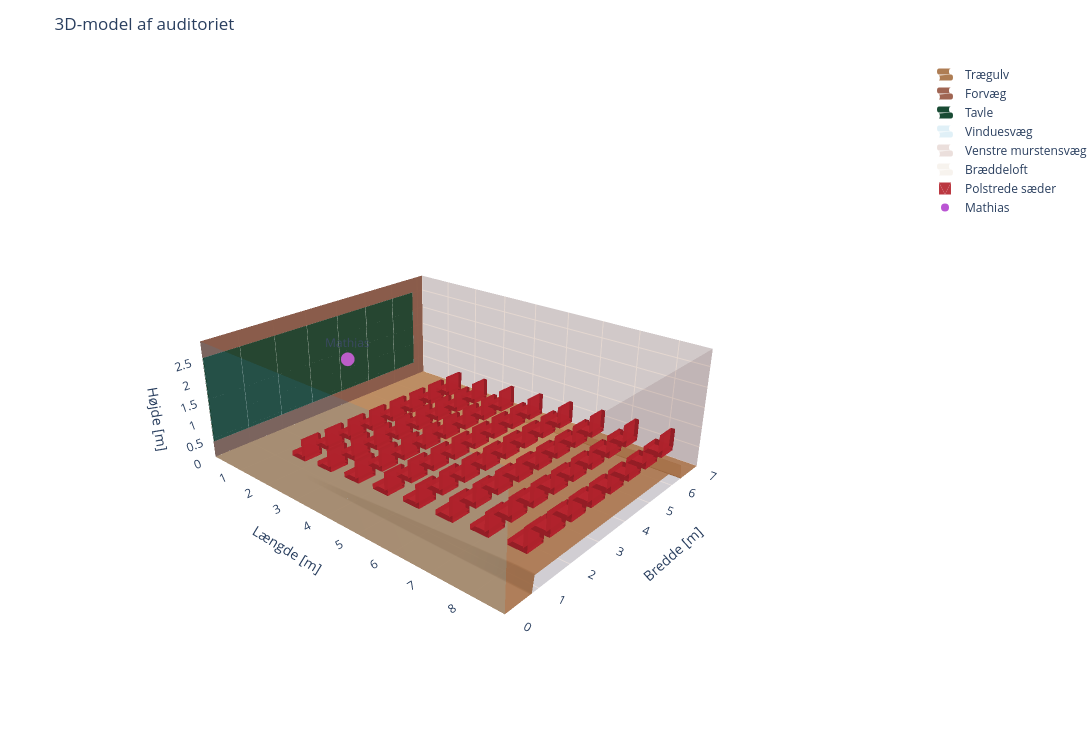

This figure's notebook cell:
### Code cell
import numpy as np
import plotly.graph_objects as go

# Mål på lokalet 

room_length = 8.80
room_width = 7.20
room_height = 2.92

professor_area_length = 1.60

number_of_rows = 8
seats_per_row = 8

row_depth = (
    room_length - professor_area_length
) / number_of_rows

aisle_width = 0.80

lowest_ear_height = 0.85
highest_ear_height = 1.22

floor_rise = (
    highest_ear_height
    - lowest_ear_height
)

seat_width = 0.50
seat_depth = 0.50

# Hældning af gulvet 

first_row_x = (
    professor_area_length
    + 0.5 * row_depth
)

last_row_x = (
    professor_area_length
    + (number_of_rows - 0.5) * row_depth
)


def floor_height(x_value, y_value):
    """
    Fladt gulv foran og i sidegangene.

    Det centrale sædeområde hælder jævnt
    op mod bagvæggen.
    """

    x_value = np.asarray(x_value)
    y_value = np.asarray(y_value)

    x_value, y_value = np.broadcast_arrays(
        x_value,
        y_value
    )

    height = np.zeros(
        x_value.shape,
        dtype=float
    )

    inside_seating_width = (
        (y_value >= aisle_width)
        & (
            y_value
            <= room_width - aisle_width
        )
    )

    behind_professor = (
        x_value >= professor_area_length
    )

    inside_seating_area = (
        inside_seating_width
        & behind_professor
    )

    slope_position = (
        x_value - first_row_x
    ) / (
        last_row_x - first_row_x
    )

    slope_position = np.clip(
        slope_position,
        0.0,
        1.0
    )

    height[inside_seating_area] = (
        floor_rise
        * slope_position[inside_seating_area]
    )

    return height

# Placering af sæder 

row_x_positions = np.linspace(
    first_row_x,
    last_row_x,
    number_of_rows
)

row_floor_heights = np.linspace(
    0.0,
    floor_rise,
    number_of_rows
)

seat_y_positions = np.linspace(
    aisle_width + 0.35,
    room_width - aisle_width - 0.35,
    seats_per_row
)

seat_positions = []

for row in range(number_of_rows):
    for seat_y in seat_y_positions:
        seat_positions.append([
            row_x_positions[row],
            seat_y,
            row_floor_heights[row]
        ])

seat_positions = np.asarray(
    seat_positions
)

# Professor position 

professor_position = np.array([
    0.80,
    room_width / 2,
    1.65
])

# Figur 

room_figure = go.Figure()


# Gulvet - med hældning

floor_x = np.linspace(
    0,
    room_length,
    150
)

floor_y = np.linspace(
    0,
    room_width,
    120
)

Floor_X, Floor_Y = np.meshgrid(
    floor_x,
    floor_y,
    indexing="ij"
)

Floor_Z = floor_height(
    Floor_X,
    Floor_Y
)

room_figure.add_trace(
    go.Surface(
        x=Floor_X,
        y=Floor_Y,
        z=Floor_Z,

        surfacecolor=np.zeros_like(
            Floor_Z
        ),

        colorscale=[
            [0, "rgb(166, 112, 66)"],
            [1, "rgb(166, 112, 66)"]
        ],

        showscale=False,
        opacity=0.90,

        name="Trægulv",
        showlegend=True
    )
)

# Murstensvæg med tavle der kommer senere

front_wall_y = np.linspace(
    0,
    room_width,
    40
)

front_wall_z = np.linspace(
    0,
    room_height,
    30
)

Front_Y, Front_Z = np.meshgrid(
    front_wall_y,
    front_wall_z
)

Front_X = np.zeros_like(
    Front_Y
)

room_figure.add_trace(
    go.Surface(
        x=Front_X,
        y=Front_Y,
        z=Front_Z,

        surfacecolor=np.zeros_like(
            Front_X
        ),

        colorscale=[
            [0, "rgb(150, 85, 65)"],
            [1, "rgb(150, 85, 65)"]
        ],

        showscale=False,
        opacity=0.90,

        name="Forvæg",
        showlegend=True
    )
)

# Tavlen med væg rundt om 

wall_border = 0.40

chalkboard_y_min = 0.0

chalkboard_y_max = (
    room_width - wall_border
)

chalkboard_z_min = wall_border

chalkboard_z_max = (
    room_height - wall_border
)

board_y = np.linspace(
    chalkboard_y_min,
    chalkboard_y_max,
    40
)

board_z = np.linspace(
    chalkboard_z_min,
    chalkboard_z_max,
    25
)

Board_Y, Board_Z = np.meshgrid(
    board_y,
    board_z
)

# Tavlen flyttes 5 mm ind i lokalet, så Plotly viser den foran murstensvæggen

Board_X = np.full_like(
    Board_Y,
    0.005
)

room_figure.add_trace(
    go.Surface(
        x=Board_X,
        y=Board_Y,
        z=Board_Z,

        surfacecolor=np.zeros_like(
            Board_X
        ),

        colorscale=[
            [0, "rgb(25, 75, 52)"],
            [1, "rgb(25, 75, 52)"]
        ],

        showscale=False,
        opacity=1.0,

        name="Tavle",
        showlegend=True
    )
)

# Væg med vinduer 

window_x = np.linspace(
    0,
    room_length,
    50
)

window_z = np.linspace(
    0,
    room_height,
    25
)

Window_X, Window_Z = np.meshgrid(
    window_x,
    window_z
)

Window_Y = np.zeros_like(
    Window_X,
)

room_figure.add_trace(
    go.Surface(
        x=Window_X,
        y=Window_Y,
        z=Window_Z,

        surfacecolor=np.zeros_like(
            Window_X
        ),

        colorscale=[
            [0, "rgb(120, 190, 220)"],
            [1, "rgb(120, 190, 220)"]
        ],

        showscale=False,
        opacity=0.22,

        name="Vinduesvæg",
        showlegend=True
    )
)

# Venstre væg

left_wall_x = np.linspace(
    0,
    room_length,
    50
)

left_wall_z = np.linspace(
    0,
    room_height,
    25
)

Left_X, Left_Z = np.meshgrid(
    left_wall_x,
    left_wall_z
)

Left_Y = np.full_like(
    Left_X, 
    room_width
)

room_figure.add_trace(
    go.Surface(
        x=Left_X,
        y=Left_Y,
        z=Left_Z,

        surfacecolor=np.zeros_like(
            Left_X
        ),

        colorscale=[
            [0, "rgb(150, 85, 65)"],
            [1, "rgb(150, 85, 65)"]
        ],

        showscale=False,
        opacity=0.18,

        name="Venstre murstensvæg",
        showlegend=True
    )
)

# Bagvæg 

back_wall_y = np.linspace(
    0,
    room_width,
    40
)

back_wall_z = np.linspace(
    0,
    room_height,
    25
)

Back_Y, Back_Z = np.meshgrid(
    back_wall_y,
    back_wall_z
)

Back_X = np.full_like(
    Back_Y,
    room_length
)

room_figure.add_trace(
    go.Surface(
        x=Back_X,
        y=Back_Y,
        z=Back_Z,

        surfacecolor=np.zeros_like(
            Back_X
        ),

        colorscale=[
            [0, "rgb(150, 85, 65)"],
            [1, "rgb(150, 85, 65)"]
        ],

        showscale=False,
        opacity=0.18,

        name="Bagvæg",
        showlegend=False
    )
)

# Loft - gennemsigtigt 

ceiling_x = np.linspace(
    0,
    room_length,
    50
)

ceiling_y = np.linspace(
    0,
    room_width,
    40
)

Ceiling_X, Ceiling_Y = np.meshgrid(
    ceiling_x,
    ceiling_y
)

Ceiling_Z = np.full_like(
    Ceiling_X,
    room_height
)

room_figure.add_trace(
    go.Surface(
        x=Ceiling_X,
        y=Ceiling_Y,
        z=Ceiling_Z,

        surfacecolor=np.zeros_like(
            Ceiling_X
        ),

        colorscale=[
            [0, "rgb(188, 145, 95)"],
            [1, "rgb(188, 145, 95)"]
        ],

        showscale=False,
        opacity=0.10,

        name="Bræddeloft",
        showlegend=True
    )
)

# Funktion til boxsæder

vertices = []

triangles_i = []
triangles_j = []
triangles_k = []


def add_box(
    center_x,
    center_y,
    bottom_z,
    size_x,
    size_y,
    size_z
):
    start_index = len(vertices)

    x_min = center_x - size_x / 2
    x_max = center_x + size_x / 2

    y_min = center_y - size_y / 2
    y_max = center_y + size_y / 2

    z_min = bottom_z
    z_max = bottom_z + size_z

    vertices.extend([
        [x_min, y_min, z_min],
        [x_max, y_min, z_min],
        [x_max, y_max, z_min],
        [x_min, y_max, z_min],

        [x_min, y_min, z_max],
        [x_max, y_min, z_max],
        [x_max, y_max, z_max],
        [x_min, y_max, z_max]
    ])

    faces = [
        (0, 1, 2),
        (0, 2, 3),

        (4, 6, 5),
        (4, 7, 6),

        (0, 4, 5),
        (0, 5, 1),

        (1, 5, 6),
        (1, 6, 2),

        (2, 6, 7),
        (2, 7, 3),

        (3, 7, 4),
        (3, 4, 0)
    ]

    for face in faces:
        triangles_i.append(
            start_index + face[0]
        )

        triangles_j.append(
            start_index + face[1]
        )

        triangles_k.append(
            start_index + face[2]
        )

# Polstrede sæder

for seat_x, seat_y, seat_floor_z in seat_positions:

    # Siddeflade
    add_box(
        center_x=seat_x,
        center_y=seat_y,
        bottom_z=seat_floor_z + 0.32,
        size_x=0.45,
        size_y=0.50,
        size_z=0.12
    )

    # Ryglæn
    add_box(
        center_x=seat_x + 0.18,
        center_y=seat_y,
        bottom_z=seat_floor_z + 0.40,
        size_x=0.10,
        size_y=0.50,
        size_z=0.45
    )


vertices = np.asarray(
    vertices
)

room_figure.add_trace(
    go.Mesh3d(
        x=vertices[:, 0],
        y=vertices[:, 1],
        z=vertices[:, 2],

        i=triangles_i,
        j=triangles_j,
        k=triangles_k,

        color="rgb(180, 35, 45)",
        opacity=0.90,

        flatshading=True,

        name="Polstrede sæder",
        showlegend=True
    )
)

# 15. Mathias 

room_figure.add_trace(
    go.Scatter3d(
        x=[professor_position[0]],
        y=[professor_position[1]],
        z=[professor_position[2]],

        mode="markers+text",

        marker=dict(
            size=8,
            color="mediumorchid",
            symbol="circle"
        ),

        text=["Mathias"],
        textposition="top center",

        name="Mathias"
    )
)

# Figur

room_figure.update_layout(
    title="3D-model af auditoriet",

    scene=dict(
        xaxis=dict(
            title="Længde [m]",
            range=[0, room_length]
        ),

        yaxis=dict(
            title="Bredde [m]",
            range=[0, room_width]
        ),

        zaxis=dict(
            title="Højde [m]",
            range=[0, room_height]
        ),

        aspectmode="manual",

        aspectratio=dict(
            x=room_length / room_width,
            y=1,
            z=room_height / room_width
        ),

        camera=dict(
            eye=dict(
                x=1.6,
                y=-1.8,
                z=1.1
            )
        )
    ),

    width=1100,
    height=750,

    margin=dict(
        l=0,
        r=0,
        b=0,
        t=60
    )
)
    
room_figure.show()

### Figure 1 — Plotly figure (JSON) as saved in the notebook; plotly's stock layout.template omitted (floating-point values rounded to 4 significant figures; data arrays with more than 128 entries replaced by an {"elided": "..."} marker saying what was removed)
{"data": [{"colorscale": [[0, "rgb(166, 112, 66)"], [1, "rgb(166, 112, 66)"]], "name": "Trægulv", "opacity": 0.9, "showlegend": true, "showscale": false, "surfacecolor": {"elided": "150x120 int values"}, "type": "surface", "x": {"elided": "150x120 float values"}, "y": {"elided": "150x120 float values"}, "z": {"elided": "150x120 float values"}}, {"colorscale": [[0, "rgb(150, 85, 65)"], [1, "rgb(150, 85, 65)"]], "name": "Forvæg", "opacity": 0.9, "showlegend": true, "showscale": false, "surfacecolor": {"elided": "30x40 int values"}, "type": "surface", "x": {"elided": "30x40 int values"}, "y": {"elided": "30x40 float values"}, "z": {"elided": "30x40 float values"}}, {"colorscale": [[0, "rgb(25, 75, 52)"], [1, "rgb(25, 75, 52)"]], "name": "Tavle", "opacity": 1, "showlegend": true, "showscale": false, "surfacecolor": {"elided": "25x40 int values"}, "type": "surface", "x": {"elided": "25x40 float values"}, "y": {"elided": "25x40 float values"}, "z": {"elided": "25x40 float values"}}, {"colorscale": [[0, "rgb(120, 190, 220)"], [1, "rgb(120, 190, 220)"]], "name": "Vinduesvæg", "opacity": 0.22, "showlegend": true, "showscale": false, "surfacecolor": {"elided": "25x50 int values"}, "type": "surface", "x": {"elided": "25x50 float values"}, "y": {"elided": "25x50 int values"}, "z": {"elided": "25x50 float values"}}, {"colorscale": [[0, "rgb(150, 85, 65)"], [1, "rgb(150, 85, 65)"]], "name": "Venstre murstensvæg", "opacity": 0.18, "showlegend": true, "showscale": false, "surfacecolor": {"elided": "25x50 int values"}, "type": "surface", "x": {"elided": "25x50 float values"}, "y": {"elided": "25x50 float values"}, "z": {"elided": "25x50 float values"}}, {"colorscale": [[0, "rgb(150, 85, 65)"], [1, "rgb(150, 85, 65)"]], "name": "Bagvæg", "opacity": 0.18, "showlegend": false, "showscale": false, "surfacecolor": {"elided": "25x40 int values"}, "type": "surface", "x": {"elided": "25x40 float values"}, "y": {"elided": "25x40 float values"}, "z": {"elided": "25x40 float values"}}, {"colorscale": [[0, "rgb(188, 145, 95)"], [1, "rgb(188, 145, 95)"]], "name": "Bræddeloft", "opacity": 0.1, "showlegend": true, "showscale": false, "surfacecolor": {"elided": "40x50 int values"}, "type": "surface", "x": {"elided": "40x50 float values"}, "y": {"elided": "40x50 float values"}, "z": {"elided": "40x50 float values"}}, {"color": "rgb(180, 35, 45)", "flatshading": true, "i": {"elided": "1536 int values"}, "j": {"elided": "1536 int values"}, "k": {"elided": "1536 int values"}, "name": "Polstrede sæder", "opacity": 0.9, "showlegend": true, "type": "mesh3d", "x": {"elided": "1024 float values"}, "y": {"elided": "1024 float values"}, "z": {"elided": "1024 float values"}}, {"marker": {"color": "mediumorchid", "size": 8, "symbol": "circle"}, "mode": "markers+text", "name": "Mathias", "text": ["Mathias"], "textposition": "top center", "type": "scatter3d", "x": [0.8], "y": [3.6], "z": [1.65]}], "layout": {"height": 750, "margin": {"b": 0, "l": 0, "r": 0, "t": 60}, "scene": {"aspectmode": "manual", "aspectratio": {"x": 1.222, "y": 1, "z": 0.4056}, "camera": {"eye": {"x": 1.6, "y": -1.8, "z": 1.1}}, "xaxis": {"range": [0, 8.8], "title": {"text": "Længde [m]"}}, "yaxis": {"range": [0, 7.2], "title": {"text": "Bredde [m]"}}, "zaxis": {"range": [0, 2.92], "title": {"text": "Højde [m]"}}}, "title": {"text": "3D-model af auditoriet"}, "width": 1100}}
